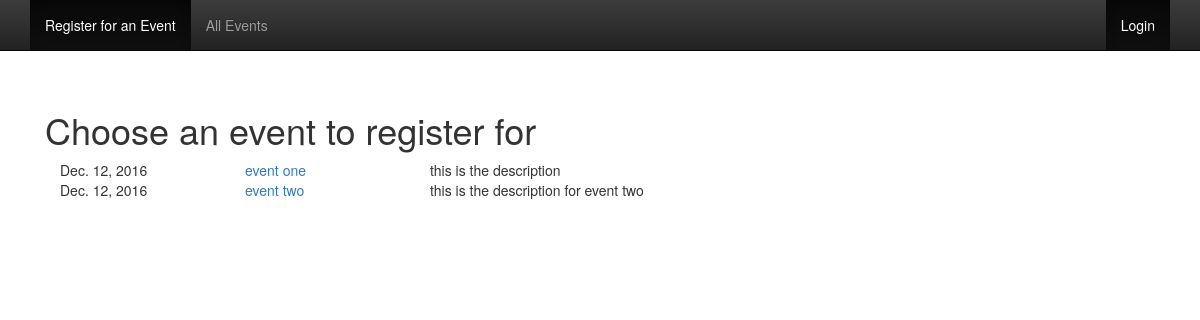
Page /events/ on the earlier database version.
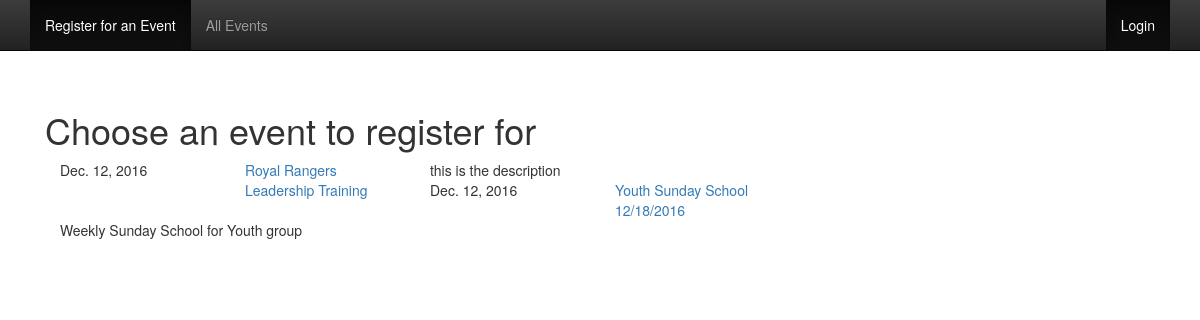
Same page on the later database version.
### events/models.py (models this page shows, shortened)
class Event(models.Model):
    name = models.CharField(max_length=70)
    date_time = models.DateField('Event date time', default=timezone.now)
    description = models.TextField()
    active = models.BooleanField(default=True)
    class Meta:
        ordering = ['-date_time']

### events/views.py (the view)
def index(request):
  event_list = Event.objects.filter(active=True).order_by('-date_time')
  context = {'event_list': event_list}
  return render(request, 'events/index.html', context)

### events/templates/events/index.html (shortened to what this page needs)
{% extends "base.html" %}
{% block content %}
<div class="starter-template">
  <h1>Choose an event to register for</h1>
  {% for event in event_list %}
    <div class='col-md-2'>{{ event.date_time }}</div>
    <div class='col-md-2'><a href="{{ event.id }}/">{{ event.name }}</a></div>
    <div class='col-md-8'>{{ event.description }}</div>
  {% endfor %}
</div>
{% endblock %}

### events/templates/base.html (shortened to what this page needs)
{% load static %}
<html>
  <head>
    <link href="{% static "events/starter-template.css" %}" rel="stylesheet">
    <link rel="stylesheet" href="https://maxcdn.bootstrapcdn.com/bootstrap/3.3.7/css/bootstrap.min.css">
    <link rel="stylesheet" href="https://maxcdn.bootstrapcdn.com/bootstrap/3.3.7/css/bootstrap-theme.min.css">
  </head>
  <body>
    <nav class="navbar navbar-inverse navbar-fixed-top">
      <div class="container">
        <ul class="nav navbar-nav">
          <li class="active"><a href="#">Register for an Event</a></li>
          <li><a href="/events/">All Events</a></li>
        </ul>
        <ul class="nav navbar-nav pull-right">
          {% if user.is_authenticated %}
              <li>
                  <a>Hi {{ user.username }}!</a>
              </li>
              <li class="active">
                  <a href="{% url 'logout' %}">Logout</a>
              </li>
          {% else %}
          <li class="active">
            <a href="{% url 'login' %}">Login</a>
          </li>
          {% endif %}
        </ul>
      </div>
    </nav>
    <div class="container">
      {% block content %} {% endblock %}
    </div>
  </body>
</html>

### events/static/events/starter-template.css (style rules this page uses)
body { padding-top: 50px; }
.starter-template { padding: 40px 15px; text-align: left; }

Differences in the rows shown:
changed Event "this is the description": name "event one" → "Royal Rangers Leadership Training"
changed Event: name "event two" → "Youth Sunday School 12/18/2016"; description "this is the description for event two" → "Weekly Sunday School for Youth group"
